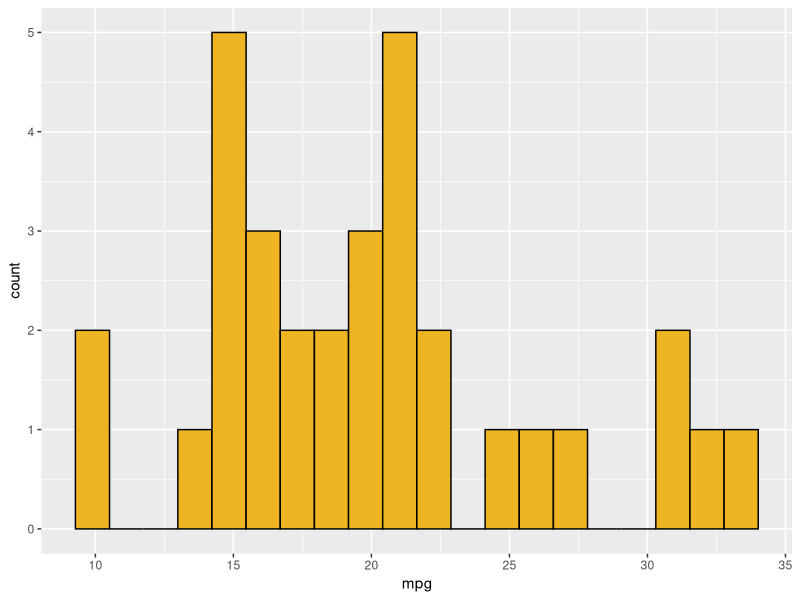

Write the R code that produced this figure.
## ---- chunk 1
knitr::opts_chunk$set(echo = TRUE, message = FALSE,
                      warning = FALSE, error = TRUE,
                      fig.height = 3)
library(tidyverse)
## ---- chunk 2
ggplot(mtcars, aes(x = mpg)) +
  geom_histogram(fill = "goldenrod2", color = "black", bins = 20)
## ---- chunk 3
mean(mtcars$mpg)

size <- nrow(mtcars)
sqrt( ((size-1)/size)*var(mtcars$mpg) )
## ---- chunk 4
new_data <- function(data, n) {
  sample_n(data, size = n, replace = TRUE)
}
